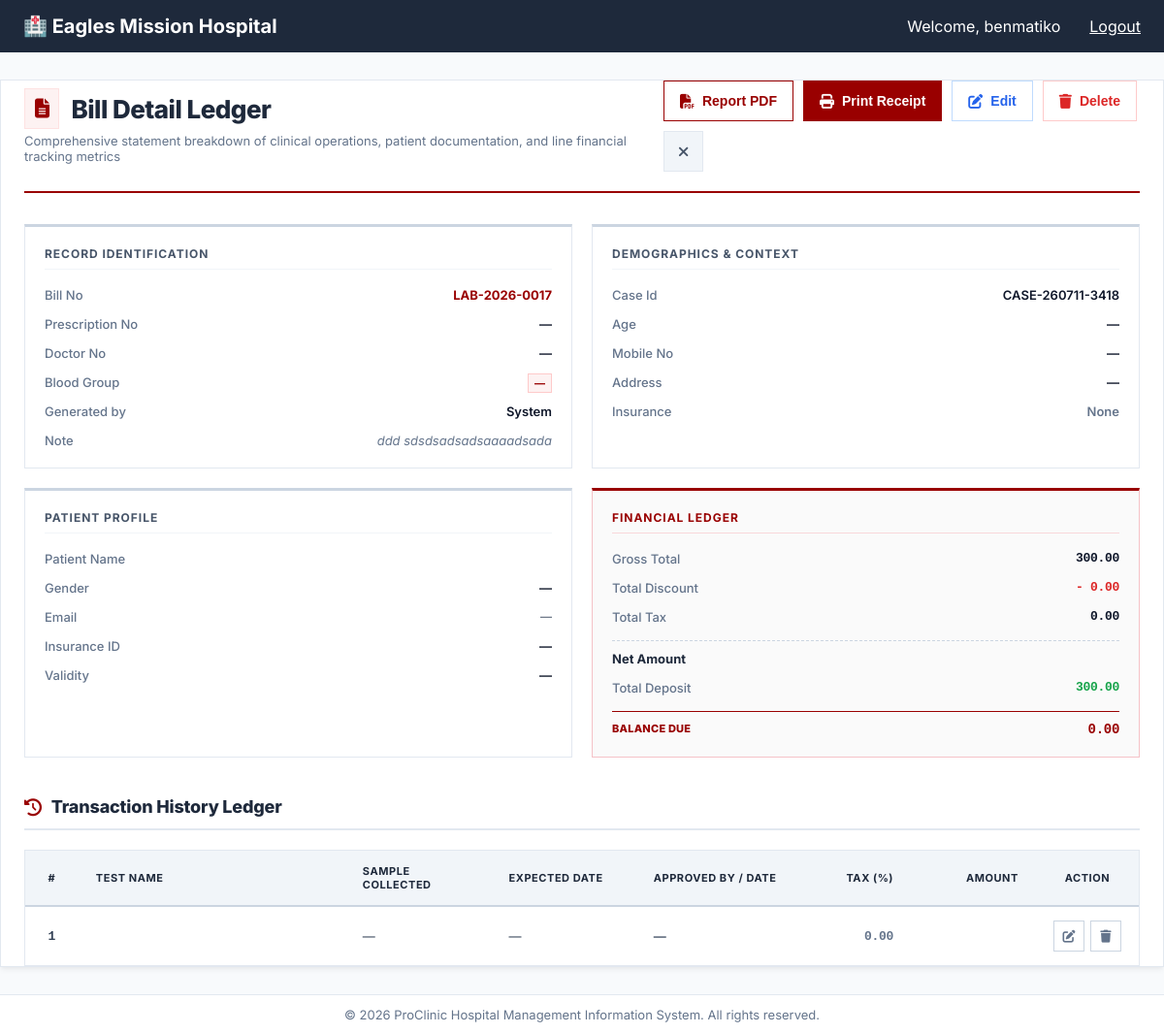
The app's page /laboratory/invoice/17/ (signed in) with its own data.
### laboratory/models.py (models this page shows, shortened)
class LaboratoryInvoice(models.Model):
    INVOICE_STATUS = [
        ('draft', 'Draft'),
        ('issued', 'Issued'),
        ('paid', 'Paid'),
        ('cancelled', 'Cancelled'),
    ]
    invoice_number = models.CharField(max_length=50, unique=True)
    patient = models.ForeignKey(Patient, on_delete=models.CASCADE, related_name='lab_invoices')
    visit = models.ForeignKey('opd.PatientVisit', on_delete=models.SET_NULL, null=True, blank=True)
    case_id = models.CharField(max_length=50, blank=True, null=True)        # ← NEW
    doctor_name = models.CharField(max_length=200, blank=True, null=True)   # ← NEW
    issue_date = models.DateTimeField(auto_now_add=True)
    due_date = models.DateTimeField(null=True, blank=True)
    subtotal = models.DecimalField(max_digits=15, decimal_places=2, default=0.00)
    discount_amount = models.DecimalField(max_digits=15, decimal_places=2, default=0.00)
    tax_amount = models.DecimalField(max_digits=15, decimal_places=2, default=0.00)
    total_amount = models.DecimalField(max_digits=15, decimal_places=2, default=0.00)
    amount_paid = models.DecimalField(max_digits=15, decimal_places=2, default=0.00)
    balance_due = models.DecimalField(max_digits=15, decimal_places=2, default=0.00)
    status = models.CharField(max_length=20, choices=INVOICE_STATUS, default='draft')
    notes = models.TextField(blank=True, null=True)
    created_by = models.ForeignKey(User, on_delete=models.SET_NULL, null=True, related_name='lab_invoices_created')
    created_at = models.DateTimeField(auto_now_add=True)
    updated_at = models.DateTimeField(auto_now=True)
    class Meta:
        ordering = ['-issue_date']

class LaboratoryInvoiceItem(models.Model):
    invoice = models.ForeignKey(LaboratoryInvoice, on_delete=models.CASCADE, related_name='items')
    test = models.ForeignKey(LaboratoryTest, on_delete=models.SET_NULL, null=True, blank=True)
    description = models.CharField(max_length=200)
    quantity = models.IntegerField(default=1)
    unit_price = models.DecimalField(max_digits=15, decimal_places=2, default=0.00)
    discount_percent = models.DecimalField(max_digits=5, decimal_places=2, default=0.00)
    tax_percent = models.DecimalField(max_digits=5, decimal_places=2, default=0.00)
    total = models.DecimalField(max_digits=15, decimal_places=2, default=0.00)

### laboratory/views.py (the view)
# urls.py: path('invoice/<int:invoice_id>/', views.invoice_detail, name='invoice_detail'),
@login_required
def invoice_detail(request, invoice_id):
    invoice  = get_object_or_404(LaboratoryInvoice, id=invoice_id)
    items    = invoice.items.all()
    payments = invoice.payments.all()
    context = {
        'invoice':  invoice,
        'items':    items,
        'payments': payments,
    }
    return render(request, 'laboratory/invoice_detail.html', context)

### laboratory/templates/laboratory/invoice_detail.html (shortened to what this page needs)
{% extends "base.html" %}
{% block content %}
<div class="invoice-detail-container template-fullwidth-override">
  <div class="invoice-header-bar">
    <div class="title-group">
      <h2 class="title"><i class="fa fa-file-text-o"></i> Bill Detail Ledger</h2>
      <p class="subtitle">Comprehensive statement breakdown of clinical operations, patient documentation, and line financial tracking metrics</p>
    </div>
    <div class="header-actions">
      <button class="btn-icon print-report"
              onclick="window.open('{% url "laboratory:invoice_print" invoice.id %}', '_blank')",
              title="Print Test Report">
        <i class="fa fa-file-pdf-o"></i> <span>Report PDF</span>
      </button>
      <button class="btn-icon print"
              onclick="window.open('{% url "laboratory:invoice_print" invoice.id %}', '_blank')",
              title="Print Bill">
        <i class="fa fa-print"></i> <span>Print Receipt</span>
      </button>
      <button class="btn-icon edit"
              onclick="alert('Edit Laboratory functionality coming soon.')"
              title="Edit Laboratory">
        <i class="fa fa-edit"></i> <span>Edit</span>
      </button>
      <button class="btn-icon delete"
              onclick="if(confirm('Are you sure you want to delete this invoice?')){ alert('Delete functionality coming soon.'); }"
              title="Delete">
        <i class="fa fa-trash"></i> <span>Delete</span>
      </button>
      <a href="{% url 'laboratory:laboratory_home' %}"
         class="btn-icon close"
         title="Close">
        <i class="fa fa-times"></i>
      </a>
    </div>
  </div>
  <div class="four-column-grid">
    <div class="info-column-card">
      <div class="card-sect-title">Record Identification</div>
      <div class="info-row">
        <label>Bill No</label>
        <span class="value" style="color: #990000;"><strong>{{ invoice.invoice_number }}</strong></span>
      </div>
      <div class="info-row">
        <label>Prescription No</label>
        <span class="value">{{ invoice.prescription_no|default:"—" }}</span>
      </div>
      <div class="info-row">
        <label>Doctor No</label>
        <span class="value">{{ invoice.doctor_no|default:"—" }}</span>
      </div>
      <div class="info-row">
        <label>Blood Group</label>
        <span class="value"><span style="background: #fdf2f2; color: #990000; padding: 2px 6px; font-weight: 700; border: 1px solid #fecaca; font-size: 11px;">{{ invoice.blood_group|default:"—" }}</span></span>
      </div>
      <div class="info-row">
        <label>Generated by</label>
        <span class="value">{{ invoice.created_by.get_full_name|default:"System" }}</span>
      </div>
      <div class="info-row">
        <label>Note</label>
        <span class="value" style="font-weight: 400; font-style: italic; color: #64748b;">{{ invoice.notes|default:"—" }}</span>
      </div>
    </div>
    <div class="info-column-card">
      <div class="card-sect-title">Demographics & Context</div>
      <div class="info-row">
        <label>Case Id</label>
        <span class="value">{{ invoice.case_id|default:"—" }}</span>
      </div>
      <div class="info-row">
        <label>Age</label>
        <span class="value">{{ invoice.age|default:"—" }}</span>
      </div>
      <div class="info-row">
        <label>Mobile No</label>
        <span class="value">{{ invoice.mobile_no|default:"—" }}</span>
      </div>
      <div class="info-row">
        <label>Address</label>
        <span class="value">{{ invoice.address|default:"—" }}</span>
      </div>
      <div class="info-row">
        <label>Insurance</label>
        <span class="value">
          {% if invoice.apply_insurance %}
            <span style="color: #16a34a; font-weight: 700;">Active</span>
          {% else %}
            <span style="color: #64748b;">None</span>
          {% endif %}
        </span>
      </div>
    </div>
    <div class="info-column-card">
      <div class="card-sect-title">Patient Profile</div>
      <div class="info-row">
        <label>Patient Name</label>
      </div>
      <div class="info-row">
        <label>Gender</label>
        <span class="value">{{ invoice.gender|default:"—" }}</span>
      </div>
      <div class="info-row">
        <label>Email</label>
        <span class="value" style="font-size: 12px; font-weight: 400; color: #475569;">{{ invoice.email|default:"—" }}</span>
      </div>
      <div class="info-row">
        <label>Insurance ID</label>
        <span class="value">{{ invoice.insurance_id|default:"—" }}</span>
      </div>
      <div class="info-row">
        <label>Validity</label>
        <span class="value">{{ invoice.insurance_validity|date:"d/m/Y"|default:"—" }}</span>
      </div>
    </div>
    <div class="info-column-card financial-highlight">
      <div class="card-sect-title">Financial Ledger</div>
      <div class="info-row">
        <label>Gross Total</label>
        <span class="value financial-digits">{{ invoice.total_amount|floatformat:2 }}</span>
      </div>
      <div class="info-row">
        <label>Total Discount</label>
        <span class="value financial-digits" style="color:#dc2626;">- {{ invoice.discount_amount|floatformat:2 }}</span>
      </div>
      <div class="info-row">
        <label>Total Tax</label>
        <span class="value financial-digits">{{ invoice.tax_amount|floatformat:2 }}</span>
      </div>
      <div class="info-row" style="border-top: 1px dashed #cbd5e1; padding-top: 10px; margin-top: 2px;">
        <label style="font-weight:700; color:#1e293b;">Net Amount</label>
      </div>
      <div class="info-row">
        <label>Total Deposit</label>
        <span class="value financial-digits" style="color: #16a34a;">{{ invoice.amount_paid|floatformat:2 }}</span>
      </div>
      <div class="info-row" style="border-top: 1px solid #990000; padding-top: 10px; margin-top: 2px;">
        <label style="font-weight:800; color:#990000; text-transform: uppercase; font-size: 11px; letter-spacing: 0.02em;">Balance Due</label>
        <span class="value financial-digits" style="font-weight:800; color:#990000; font-size: 14px;">{{ invoice.balance_due|floatformat:2 }}</span>
      </div>
    </div>
  </div>
  <div class="section-title">
    <i class="fa fa-history"></i> Transaction History Ledger
  </div>
  <div class="table-responsive-wrapper">
    <table class="transaction-table">
      <thead>
        <tr>
          <th style="width: 5%;" class="text-center">#</th>
          <th style="width: 28%;">Test Name</th>
          <th style="width: 14%;">Sample Collected</th>
          <th style="width: 14%;">Expected Date</th>
          <th style="width: 19%;">Approved By / Date</th>
          <th style="width: 8%;" class="text-right">Tax (%)</th>
          <th style="width: 12%;" class="text-right">Amount</th>
          <th style="width: 10%;" class="text-center">Action</th>
        </tr>
      </thead>
      <tbody>
        {% for item in items %}
        <tr>
          <td class="text-center row-counter">{{ forloop.counter }}</td>
          <td class="test-name-bold">{{ item.test_name }}</td>
          <td>{{ item.sample_collected|date:"d/m/Y"|default:"—" }}</td>
          <td>{{ item.report_date|date:"d/m/Y"|default:"—" }}</td>
          <td>
            <span style="font-weight: 600; color: #475569;">{{ item.approved_by|default:"—" }}</span>
          </td>
          <td class="text-right financial-digits" style="color: #64748b;">{{ item.tax_percent|floatformat:2 }}</td>
          <td class="text-right financial-digits" style="color: #0f172a;">{{ item.amount|floatformat:2 }}</td>
          <td class="text-center">
            <div class="action-btn-group">
              <button class="action-btn-small edit" onclick="alert('Edit item {{ forloop.counter }}')" title="Edit">
                <i class="fa fa-edit"></i>
              </button>
              <button class="action-btn-small delete" onclick="if(confirm('Delete this item?')){ alert('Delete functionality coming soon.'); }" title="Delete">
                <i class="fa fa-trash"></i>
              </button>
            </div>
          </td>
        </tr>
        {% empty %}
        <tr>
          <td colspan="8" class="empty-state">
            <i class="fa fa-info-circle"></i> No explicit analysis tracking parameters recorded under this statement ledger sheet.
          </td>
        </tr>
        {% endfor %}
      </tbody>
    </table>
  </div>
</div>
{% endblock %}

### templates/base.html (shortened to what this page needs)
{% load static %}
<!DOCTYPE html>
<html lang="en">
<head>
    <link rel="stylesheet" href="https://cdnjs.cloudflare.com/ajax/libs/font-awesome/4.7.0/css/font-awesome.min.css">
    <link rel="stylesheet" href="https://cdnjs.cloudflare.com/ajax/libs/font-awesome/6.4.0/css/all.min.css">
    <link rel="stylesheet" href="{% static 'css/styles.css' %}">
</head>
<body>
    <div class="grid {% if hide_sidebar %}full-canvas-view{% endif %}">
        <div class="header">
            <div class="logo">
                <a href="{% url 'dashboard:home' %}" style="color: white; text-decoration: none; font-size: 20px; font-weight: bold;">🏥 Eagles Mission Hospital</a>
            </div>
            {% if request.user.is_authenticated %}
                <div class="user-info" style="display: flex; align-items: center;">
                    <span>Welcome, {{ request.user.first_name|default:request.user.username }}</span>
                    <form action="{% url 'accounts:logout' %}" method="post" style="display: inline; margin-left: 15px;">
                        <a href="{% url 'accounts:logout_confirm' %}" style="color: white; margin-left: 15px;">Logout</a>
                    </form>
                </div>
            {% endif %}
        </div>
        <main class="content">
            {% block content %}
            {% endblock %}
        </main>
        <div class="footer">
            &copy; {% now "Y" %} ProClinic Hospital Management Information System. All rights reserved.
        </div>
    </div>
</body>
</html>

### static/css/styles.css (style rules this page uses)
* { margin: 0; padding: 0; box-sizing: border-box; }
body { font-family: "Inter", "Segoe UI", Tahoma, Geneva, Verdana, sans-serif; background-color: #f4f7f6; color: #334155; min-height: 100vh; }
.grid { display: grid; grid-template-columns: 14% 1fr; grid-template-rows: auto 1fr auto; grid-template-areas: "header header" "sidebar content" "footer footer"; min-height: 100vh; width: 100%; }
.header { grid-area: header; background-color: #1e293b; color: white; padding: 15px 24px; display: flex; justify-content: space-between; align-items: center; }
.content { grid-area: content; background-color: #f8fafc; width: 100%; box-sizing: border-box; padding: 0; }
.footer { grid-area: footer; background-color: #ffffff; border-top: 1px solid #e2e8f0; padding: 12px 24px; text-align: center; font-size: 13px; color: #64748b; }
.template-fullwidth-override { width: 100%; max-width: 100%; padding: 20px; box-sizing: border-box; }
.text-right { text-align: right; }
.financial-digits { font-family: monospace; font-size: 11px; letter-spacing: -0.3px; }
.grid.full-canvas-view { grid-template-columns: 1fr !important; grid-template-areas: "header" "content" "footer" !important; }

### records on screen
LaboratoryInvoice: invoice_number "LAB-2026-0017", created_by.get_full_name "System", notes "ddd sdsdsadsadsaaaadsada", case_id "CASE-260711-3418", total_amount "300.00", discount_amount "0.00", tax_amount "0.00", amount_paid "300.00", balance_due "0.00"
LaboratoryInvoiceItem: sample_collected "—", report_date "—", approved_by "—", tax_percent "0.00"

### other values on screen
{{ request.user.first_name|default:request.user.username }} "benmatiko"
{{ invoice.prescription_no|default:"—" }} "—"
{{ invoice.doctor_no|default:"—" }} "—"
{{ invoice.blood_group|default:"—" }} "—"
{{ invoice.age|default:"—" }} "—"
{{ invoice.mobile_no|default:"—" }} "—"
{{ invoice.address|default:"—" }} "—"
{{ invoice.gender|default:"—" }} "—"
{{ invoice.email|default:"—" }} "—"
{{ invoice.insurance_id|default:"—" }} "—"
{{ invoice.insurance_validity|date:"d/m/Y"|default:"—" }} "—"
